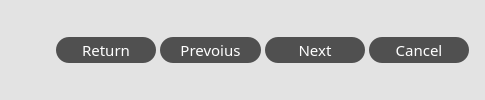
           <widget class="QWidget" name="widget_5" native="true">
            <property name="sizePolicy">
             <sizepolicy hsizetype="Preferred" vsizetype="Preferred">
              <horstretch>0</horstretch>
              <verstretch>1</verstretch>
             </sizepolicy>
            </property>
            <property name="styleSheet">
             <string notr="true">background-color: rgb(227, 227, 227);</string>
            </property>
            <layout class="QHBoxLayout" name="horizontalLayout_9">
             <property name="spacing">
              <number>0</number>
             </property>
             <property name="leftMargin">
              <number>16</number>
             </property>
             <property name="topMargin">
              <number>12</number>
             </property>
             <property name="rightMargin">
              <number>16</number>
             </property>
             <property name="bottomMargin">
              <number>12</number>
             </property>
             <item>
              <spacer name="horizontalSpacer_7">
               <property name="orientation">
                <enum>Qt::Horizontal</enum>
               </property>
               <property name="sizeHint" stdset="0">
                <size>
                 <width>40</width>
                 <height>20</height>
                </size>
               </property>
              </spacer>
             </item>
             <item>
              <layout class="QHBoxLayout" name="horizontalLayout_15">
               <property name="spacing">
                <number>4</number>
               </property>
               <item>
                <widget class="QPushButton" name="cancelButton_3">
                 <property name="sizePolicy">
                  <sizepolicy hsizetype="Minimum" vsizetype="Fixed">
                   <horstretch>0</horstretch>
                   <verstretch>0</verstretch>
                  </sizepolicy>
                 </property>
                 <property name="minimumSize">
                  <size>
                   <width>100</width>
                   <height>26</height>
                  </size>
                 </property>
                 <property name="maximumSize">
                  <size>
                   <width>16777215</width>
                   <height>26</height>
                  </size>
                 </property>
                 <property name="font">
                  <font>
                   <family>方正黑体简体</family>
                   <pointsize>11</pointsize>
                  </font>
                 </property>
                 <property name="styleSheet">
                  <string notr="true">QPushButton{
background: rgb(80, 80, 80);
color: rgb(255, 255, 255);
border-radius: 13px;
padding: 6px 20px 6px 20px;
}

QPushButton:hover{
background: rgb(100, 100, 100);
}</string>
                 </property>
                 <property name="text">
                  <string>Return</string>
                 </property>
                 <property name="autoDefault">
                  <bool>false</bool>
                 </property>
                 <property name="flat">
                  <bool>true</bool>
                 </property>
                </widget>
               </item>
               <item>
                <widget class="QPushButton" name="cancelButton_2">
                 <property name="sizePolicy">
                  <sizepolicy hsizetype="Minimum" vsizetype="Fixed">
                   <horstretch>0</horstretch>
                   <verstretch>0</verstretch>
                  </sizepolicy>
                 </property>
                 <property name="minimumSize">
                  <size>
                   <width>100</width>
                   <height>26</height>
                  </size>
                 </property>
                 <property name="maximumSize">
                  <size>
                   <width>16777215</width>
                   <height>26</height>
                  </size>
                 </property>
                 <property name="font">
                  <font>
                   <family>方正黑体简体</family>
                   <pointsize>11</pointsize>
                  </font>
                 </property>
                 <property name="styleSheet">
                  <string notr="true">QPushButton{
background: rgb(80, 80, 80);
color: rgb(255, 255, 255);
border-radius: 13px;
padding: 6px 20px 6px 20px;
}

QPushButton:hover{
background: rgb(100, 100, 100);
}</string>
                 </property>
                 <property name="text">
                  <string>Prevoius</string>
                 </property>
                 <property name="autoDefault">
                  <bool>false</bool>
                 </property>
                 <property name="flat">
                  <bool>true</bool>
                 </property>
                </widget>
               </item>
               <item>
                <widget class="QPushButton" name="pushButton_Create_2">
                 <property name="enabled">
                  <bool>true</bool>
                 </property>
                 <property name="sizePolicy">
                  <sizepolicy hsizetype="Minimum" vsizetype="Fixed">
                   <horstretch>0</horstretch>
                   <verstretch>0</verstretch>
                  </sizepolicy>
                 </property>
                 <property name="minimumSize">
                  <size>
                   <width>100</width>
                   <height>26</height>
                  </size>
                 </property>
                 <property name="maximumSize">
                  <size>
                   <width>16777215</width>
                   <height>26</height>
                  </size>
                 </property>
                 <property name="font">
                  <font>
                   <family>方正黑体简体</family>
                   <pointsize>11</pointsize>
                  </font>
                 </property>
                 <property name="styleSheet">
                  <string notr="true">QPushButton{
background: rgb(80, 80, 80);
color: rgb(255, 255, 255);
border-radius: 13px;
padding: 6px 20px 6px 20px;
}

QPushButton:hover{
background: rgb(100, 100, 100);
}

QPushButton:disabled{
background: rgb(150, 150, 150);
}</string>
                 </property>
                 <property name="text">
                  <string>Next</string>
                 </property>
                 <property name="autoDefault">
                  <bool>false</bool>
                 </property>
                 <property name="flat">
                  <bool>true</bool>
                 </property>
                </widget>
               </item>
               <item>
                <widget class="QPushButton" name="pushButton_Create_3">
                 <property name="enabled">
                  <bool>true</bool>
                 </property>
                 <property name="sizePolicy">
                  <sizepolicy hsizetype="Minimum" vsizetype="Fixed">
                   <horstretch>0</horstretch>
                   <verstretch>0</verstretch>
                  </sizepolicy>
                 </property>
                 <property name="minimumSize">
                  <size>
                   <width>100</width>
                   <height>26</height>
                  </size>
                 </property>
                 <property name="maximumSize">
                  <size>
                   <width>16777215</width>
                   <height>26</height>
                  </size>
                 </property>
                 <property name="font">
                  <font>
                   <family>方正黑体简体</family>
                   <pointsize>11</pointsize>
                  </font>
                 </property>
                 <property name="styleSheet">
                  <string notr="true">QPushButton{
background: rgb(80, 80, 80);
color: rgb(255, 255, 255);
border-radius: 13px;
padding: 6px 20px 6px 20px;
}

QPushButton:hover{
background: rgb(100, 100, 100);
}

QPushButton:disabled{
background: rgb(150, 150, 150);
}</string>
                 </property>
                 <property name="text">
                  <string>Cancel</string>
                 </property>
                 <property name="autoDefault">
                  <bool>false</bool>
                 </property>
                 <property name="flat">
                  <bool>true</bool>
                 </property>
                </widget>
               </item>
              </layout>
             </item>
            </layout>
           </widget>
